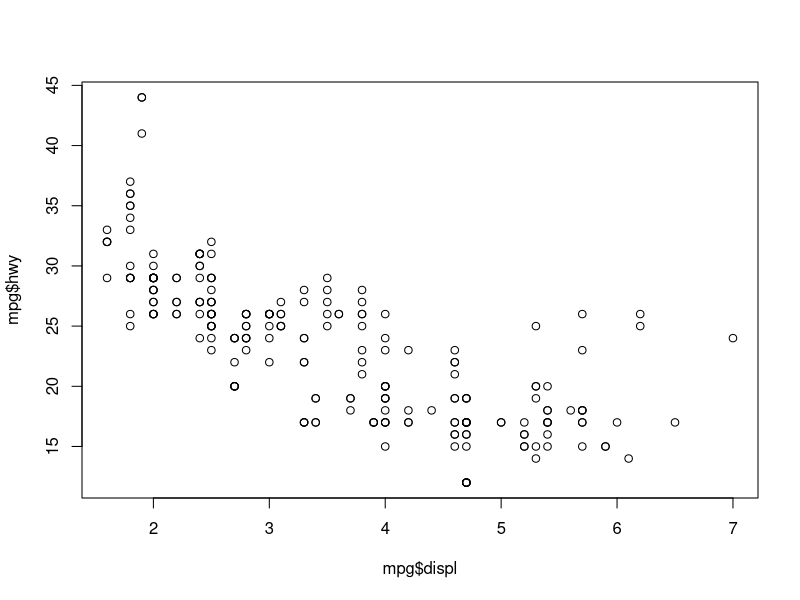
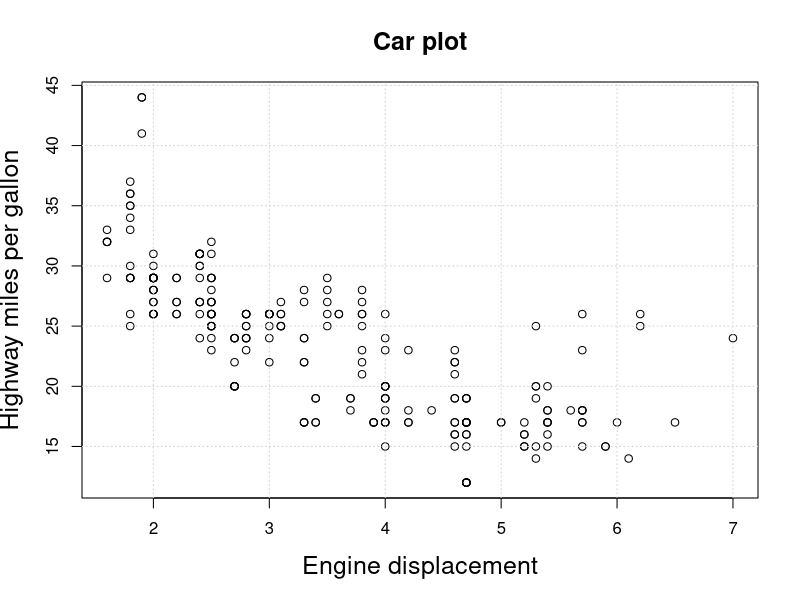
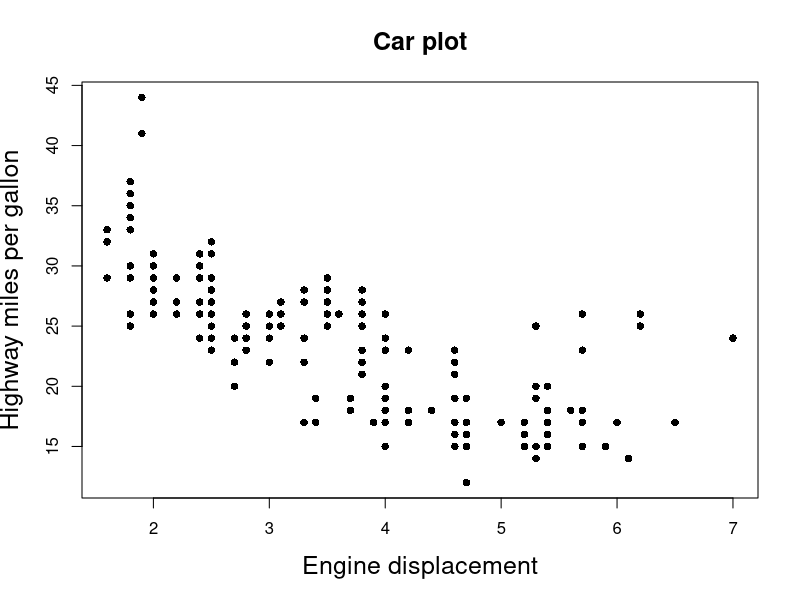
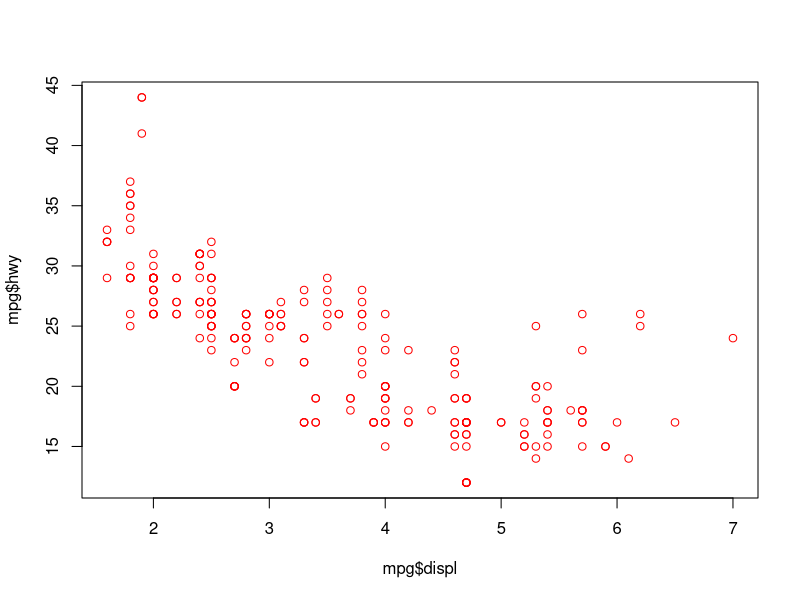
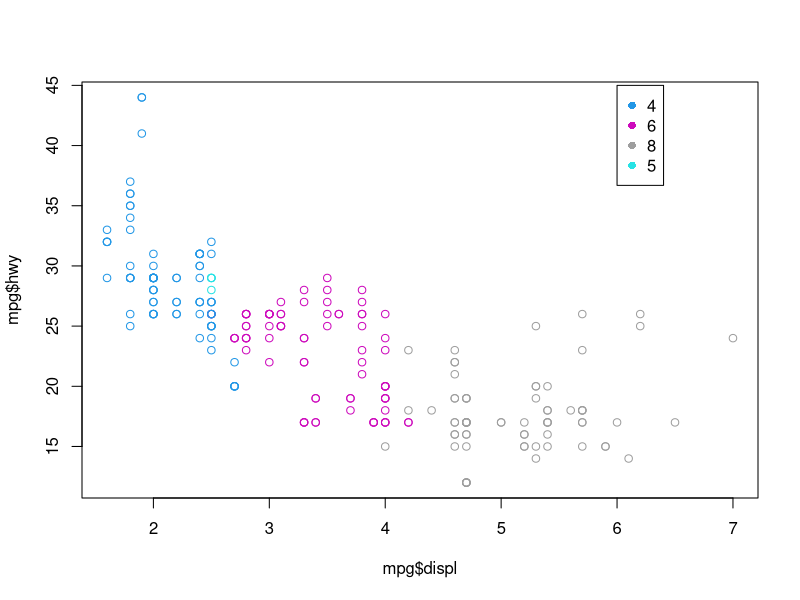
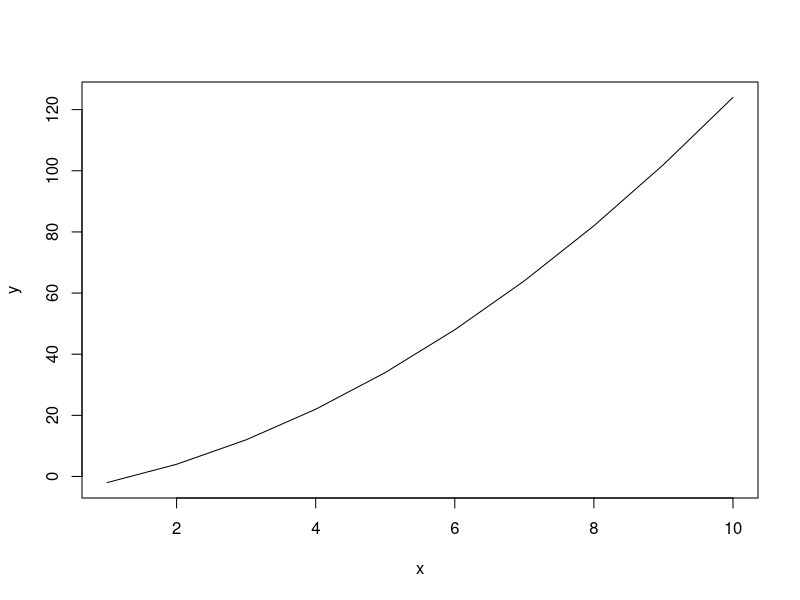
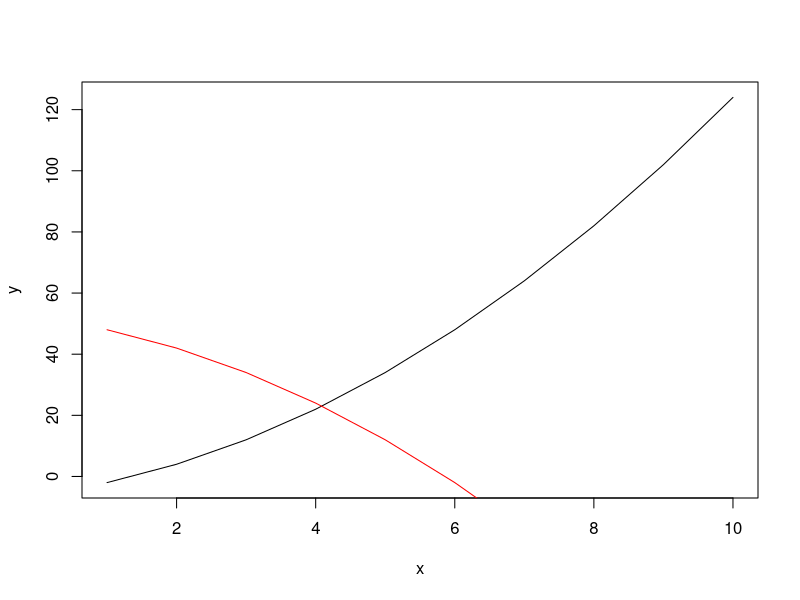
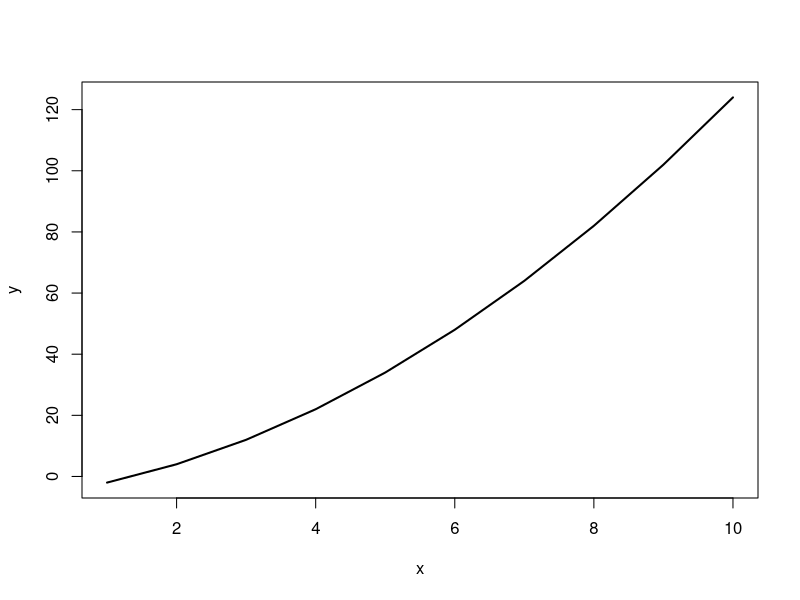

Reproduce these figures in R, in order.
## ---- chunk 1
knitr::opts_chunk$set(echo = FALSE)
library(viridis)

library(knitr)
opts_knit$set(root.dir = '../')
## ---- chunk 2
library(tidyverse)
mpg

head(mpg)
## ---- chunk 3
plot(mpg$displ, mpg$hwy)

# What else is needed to make this a good plot?
# Titles
plot(mpg$displ, mpg$hwy, xlab = "Engine displacement", ylab = "Highway miles per gallon", 
     main = "Car plot", cex.main=1.5, cex.lab=1.5)
# Grid lines
grid()

# Specifying shape of points - ?pch
plot(mpg$displ, mpg$hwy, xlab = "Engine displacement", ylab = "Highway miles per gallon", 
     main = "Car plot", cex.main=1.5, cex.lab=1.5, pch = 16)

# Specifying colour of points
plot(mpg$displ, mpg$hwy, col = "red")
plot(mpg$displ, mpg$hwy, col = mpg$cyl)
# Adding legend
legend(6, 45, legend = unique(mpg$cyl), col = c(4, 6, 8, 5), pch = 16)
## ---- chunk 4

x <- 1:10
y <- x^2 + 3*x - 6
plot(x, y, type = 'l')

# Adding a second line 
y2 <- - x^2 - 3*x + 52
plot(x, y, type = 'l')
lines(x, y2, col = "red")

# Line weight
plot(x, y, type = 'l', lwd=2)

# Line style
plot(x, y, type = 'l', lty=2)
## ---- chunk 5
plot(mpg$displ, mpg$hwy)
abline(lm(mpg$hwy ~ mpg$displ))
## ---- chunk 6
# Making a bar graph for the different numbers of cars from each manufacturer
count <- table(mpg$manufacturer)
barplot(count)

# Rotating axis names
barplot(count, las=2)

# Changing colours
barplot(count, col="blue")
## ---- chunk 7
table <- table(mpg$cyl, mpg$class, dnn=c("Cylinders", "Class")) # Creates a contingency table
table

# Stacked
barplot(table)

# Sidebyside
barplot(table, 
        col = c("turquoise4", "turquoise2", "turquoise", "turquoise3"),
        beside=TRUE)

legend("left", title="Cylinders", 
       legend = sort(unique(mpg$cyl)), 
       fill =c("turquoise4", "turquoise2", "turquoise", "turquoise3"),
       box.lty=0)
## ---- chunk 8
hist(mpg$displ)

# Normalising histogram
hist(mpg$displ, freq=FALSE)

# Changing size of bins
hist(mpg$displ, breaks = 20)

# Looking at information about histograms
hist_info <- hist(mpg$displ, breaks = 20)
hist_info
## ---- chunk 9
plot(x = 1:10, y = x^2, type = 'l')
abline(v = 5)
abline(h = 60)
## ---- chunk 10
par(mfrow=c(1,2))
plot(x = 1:10, y = x^2, type = 'l')
plot(x = 1:10, y = x^3, type = 'l')
